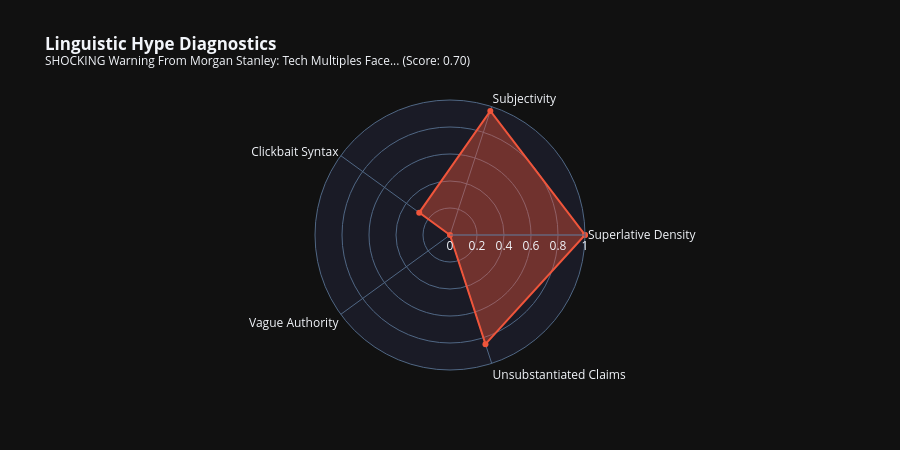
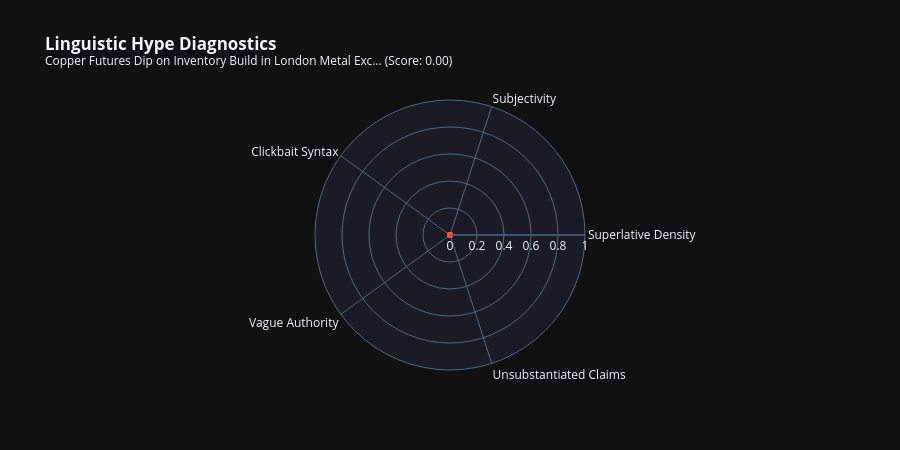

Write notebook code for charts like these, in order.
### Markdown cell above
## 5. Case Study: 5-Factor Linguistic Diagnostics

Compare the diagnostic radar fingerprint of the most sensational item vs an objective wire release.

### Code cell
top_hyped = df_features.sort_values(by='hype_score', ascending=False).iloc[0].to_dict()
most_objective = df_features.sort_values(by='hype_score', ascending=True).iloc[0].to_dict()

fig_radar_hyped = plot_hype_dimension_radar(top_hyped)
fig_radar_hyped.show()

fig_radar_obj = plot_hype_dimension_radar(most_objective)
fig_radar_obj.show()

# Static visual snapshot for GitHub notebook preview
from src.config import FIGURES_DIR
from IPython.display import Image, display
print('[GitHub Preview] 5-Factor Linguistic Radar Profile:')
display(Image(filename=str(FIGURES_DIR / 'radar_cnbc_vs_reuters.png'), width=700))
print('[GitHub Preview] Hype Score Distribution Spectrum:')
display(Image(filename=str(FIGURES_DIR / 'hype_histogram.png'), width=850))

### Figure 1 — Plotly figure (JSON) as saved in the notebook; plotly's stock layout.template omitted (floating-point values rounded to 4 significant figures)
{"data": [{"fill": "toself", "fillcolor": "rgba(239, 85, 59, 0.4)", "line": {"color": "#EF553B", "width": 2}, "name": "Hype Breakdown", "r": [1.0, 0.9667, 0.2818, 0.0, 0.85, 1.0], "theta": ["Superlative Density", "Subjectivity", "Clickbait Syntax", "Vague Authority", "Unsubstantiated Claims", "Superlative Density"], "type": "scatterpolar"}], "layout": {"height": 450, "polar": {"bgcolor": "#1A1B26", "radialaxis": {"range": [0, 1], "visible": true}}, "showlegend": false, "title": {"text": "<b>Linguistic Hype Diagnostics</b><br><sup>SHOCKING Warning From Morgan Stanley: Tech Multiples Face... (Score: 0.70)</sup>"}}}

### Figure 2 — Plotly figure (JSON) as saved in the notebook; plotly's stock layout.template omitted (floating-point values rounded to 4 significant figures)
{"data": [{"fill": "toself", "fillcolor": "rgba(239, 85, 59, 0.4)", "line": {"color": "#EF553B", "width": 2}, "name": "Hype Breakdown", "r": [0.0, 0.0, 0.0, 0.0, 0.0, 0.0], "theta": ["Superlative Density", "Subjectivity", "Clickbait Syntax", "Vague Authority", "Unsubstantiated Claims", "Superlative Density"], "type": "scatterpolar"}], "layout": {"height": 450, "polar": {"bgcolor": "#1A1B26", "radialaxis": {"range": [0, 1], "visible": true}}, "showlegend": false, "title": {"text": "<b>Linguistic Hype Diagnostics</b><br><sup>Copper Futures Dip on Inventory Build in London Metal Exc... (Score: 0.00)</sup>"}}}
